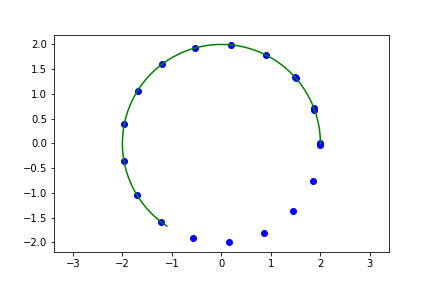

Recreate this plot in Python.
import numpy as np
from scipy import interpolate
import matplotlib.pyplot as plt

t = np.linspace(0, 7, 20)
R = 2

x = R * np.cos(t)
y = R * np.sin(t)

spline_coords, figure_spline_part = interpolate.splprep([x, y], s=0)
# out = interpolate.splev(figure_spline_part, spline_coords)

figure_spline_part_manual = np.arange(0, 0.6, 0.01)
spline_curve = interpolate.splev(figure_spline_part_manual, spline_coords)

plt.plot(x, y, 'bo')
plt.plot(spline_curve[0], spline_curve[1], 'g')

plt.axis('equal')
plt.savefig('slide_1_spline.png')
